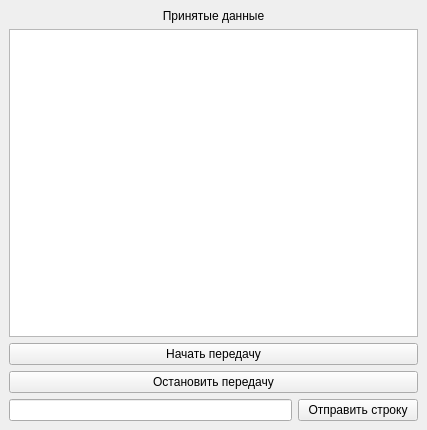
<?xml version="1.0" encoding="UTF-8"?>
<ui version="4.0">
 <class>MainWindow</class>
 <widget class="QMainWindow" name="MainWindow">
  <property name="geometry">
   <rect>
    <x>0</x>
    <y>0</y>
    <width>427</width>
    <height>430</height>
   </rect>
  </property>
  <property name="windowTitle">
   <string>MainWindow</string>
  </property>
  <widget class="QWidget" name="centralwidget">
   <layout class="QVBoxLayout" name="verticalLayout">
    <item>
     <widget class="QLabel" name="lb_receiveData">
      <property name="text">
       <string>Принятые данные</string>
      </property>
      <property name="alignment">
       <set>Qt::AlignCenter</set>
      </property>
     </widget>
    </item>
    <item>
     <widget class="QTextEdit" name="te_result"/>
    </item>
    <item>
     <widget class="QPushButton" name="pb_start">
      <property name="text">
       <string>Начать передачу</string>
      </property>
     </widget>
    </item>
    <item>
     <widget class="QPushButton" name="pb_stop">
      <property name="text">
       <string>Остановить передачу</string>
      </property>
     </widget>
    </item>
    <item>
     <layout class="QHBoxLayout" name="horizontalLayout">
      <item>
       <widget class="QLineEdit" name="edit_TextToSend"/>
      </item>
      <item>
       <widget class="QPushButton" name="btnSendText">
        <property name="minimumSize">
         <size>
          <width>120</width>
          <height>0</height>
         </size>
        </property>
        <property name="text">
         <string>Отправить строку</string>
        </property>
       </widget>
      </item>
     </layout>
    </item>
   </layout>
  </widget>
 </widget>
 <resources/>
 <connections/>
</ui>
